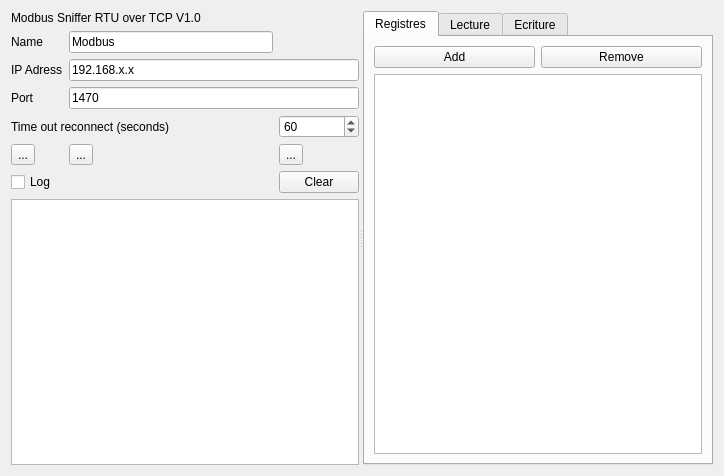
<?xml version="1.0" encoding="UTF-8"?>
<ui version="4.0">
 <class>ModbusUI</class>
 <widget class="QWidget" name="ModbusUI">
  <property name="geometry">
   <rect>
    <x>0</x>
    <y>0</y>
    <width>724</width>
    <height>476</height>
   </rect>
  </property>
  <property name="sizePolicy">
   <sizepolicy hsizetype="Preferred" vsizetype="Preferred">
    <horstretch>0</horstretch>
    <verstretch>0</verstretch>
   </sizepolicy>
  </property>
  <property name="minimumSize">
   <size>
    <width>0</width>
    <height>0</height>
   </size>
  </property>
  <property name="windowTitle">
   <string>Modbus</string>
  </property>
  <layout class="QGridLayout" name="gridLayout_3">
   <item row="0" column="0">
    <widget class="QSplitter" name="splitter">
     <property name="orientation">
      <enum>Qt::Orientation::Horizontal</enum>
     </property>
     <widget class="QWidget" name="layoutWidget">
      <layout class="QGridLayout" name="gridLayout">
       <property name="sizeConstraint">
        <enum>QLayout::SizeConstraint::SetDefaultConstraint</enum>
       </property>
       <item row="1" column="1">
        <widget class="QLineEdit" name="editName">
         <property name="text">
          <string>Modbus</string>
         </property>
        </widget>
       </item>
       <item row="7" column="0">
        <widget class="QCheckBox" name="checkBoxLog">
         <property name="text">
          <string>Log</string>
         </property>
        </widget>
       </item>
       <item row="2" column="0">
        <widget class="QLabel" name="label">
         <property name="text">
          <string>IP Adress</string>
         </property>
        </widget>
       </item>
       <item row="1" column="0">
        <widget class="QLabel" name="labelName">
         <property name="text">
          <string>Name</string>
         </property>
        </widget>
       </item>
       <item row="6" column="2">
        <widget class="QToolButton" name="toolButtonTcpState">
         <property name="text">
          <string>...</string>
         </property>
         <property name="icon">
          <iconset>
           <normaloff>:/images/images/stop.png</normaloff>:/images/images/stop.png</iconset>
         </property>
         <property name="iconSize">
          <size>
           <width>32</width>
           <height>32</height>
          </size>
         </property>
        </widget>
       </item>
       <item row="2" column="1" colspan="2">
        <widget class="QLineEdit" name="editIP">
         <property name="text">
          <string>192.168.x.x</string>
         </property>
        </widget>
       </item>
       <item row="0" column="0" colspan="2">
        <widget class="QLabel" name="labelInterfaceName">
         <property name="text">
          <string>Modbus Sniffer RTU over TCP V1.0</string>
         </property>
        </widget>
       </item>
       <item row="6" column="1">
        <widget class="QToolButton" name="Stop">
         <property name="text">
          <string>...</string>
         </property>
         <property name="icon">
          <iconset resource="ModbusSniffer.qrc">
           <normaloff>:/images/pause.png</normaloff>:/images/pause.png</iconset>
         </property>
         <property name="iconSize">
          <size>
           <width>32</width>
           <height>32</height>
          </size>
         </property>
        </widget>
       </item>
       <item row="3" column="1" colspan="2">
        <widget class="QLineEdit" name="editPort">
         <property name="text">
          <string>1470</string>
         </property>
        </widget>
       </item>
       <item row="7" column="2">
        <widget class="QPushButton" name="pushButtonClearLog">
         <property name="text">
          <string>Clear</string>
         </property>
        </widget>
       </item>
       <item row="6" column="0">
        <widget class="QToolButton" name="Start">
         <property name="text">
          <string>...</string>
         </property>
         <property name="icon">
          <iconset resource="ModbusSniffer.qrc">
           <normaloff>:/images/play.png</normaloff>:/images/play.png</iconset>
         </property>
         <property name="iconSize">
          <size>
           <width>32</width>
           <height>32</height>
          </size>
         </property>
        </widget>
       </item>
       <item row="9" column="0" colspan="3">
        <widget class="QTextEdit" name="logTxt">
         <property name="sizePolicy">
          <sizepolicy hsizetype="Expanding" vsizetype="Expanding">
           <horstretch>0</horstretch>
           <verstretch>0</verstretch>
          </sizepolicy>
         </property>
        </widget>
       </item>
       <item row="3" column="0">
        <widget class="QLabel" name="label_2">
         <property name="text">
          <string>Port</string>
         </property>
        </widget>
       </item>
       <item row="4" column="2">
        <widget class="QSpinBox" name="spinBoxConnectionTimeOut">
         <property name="minimum">
          <number>10</number>
         </property>
         <property name="maximum">
          <number>9999</number>
         </property>
         <property name="value">
          <number>60</number>
         </property>
        </widget>
       </item>
       <item row="4" column="0" colspan="2">
        <widget class="QLabel" name="label_3">
         <property name="text">
          <string>Time out reconnect (seconds)</string>
         </property>
        </widget>
       </item>
      </layout>
     </widget>
     <widget class="QWidget" name="layoutWidget">
      <layout class="QGridLayout" name="gridLayout_2">
       <item row="0" column="0">
        <widget class="QTabWidget" name="tabWidget">
         <property name="currentIndex">
          <number>0</number>
         </property>
         <widget class="QWidget" name="tab_registres">
          <attribute name="title">
           <string>Registres</string>
          </attribute>
          <layout class="QGridLayout" name="gridLayout_5">
           <item row="0" column="0">
            <layout class="QGridLayout" name="gridLayout_4">
             <item row="1" column="0" colspan="2">
              <widget class="QTableWidget" name="deviceTable"/>
             </item>
             <item row="0" column="1">
              <widget class="QPushButton" name="RemoveButton">
               <property name="text">
                <string>Remove</string>
               </property>
              </widget>
             </item>
             <item row="0" column="0">
              <widget class="QPushButton" name="AddButton">
               <property name="text">
                <string>Add</string>
               </property>
              </widget>
             </item>
            </layout>
           </item>
          </layout>
         </widget>
         <widget class="QWidget" name="tab_read">
          <attribute name="title">
           <string>Lecture</string>
          </attribute>
          <layout class="QGridLayout" name="gridLayout_6">
           <item row="1" column="0">
            <widget class="QTableWidget" name="m_table"/>
           </item>
           <item row="0" column="0">
            <widget class="QPushButton" name="AddRegisterButton">
             <property name="text">
              <string>Add</string>
             </property>
            </widget>
           </item>
          </layout>
         </widget>
         <widget class="QWidget" name="tab_write">
          <attribute name="title">
           <string>Ecriture</string>
          </attribute>
          <layout class="QGridLayout" name="gridLayout_7">
           <item row="0" column="0">
            <widget class="QTableWidget" name="w_table"/>
           </item>
          </layout>
         </widget>
        </widget>
       </item>
      </layout>
     </widget>
    </widget>
   </item>
  </layout>
 </widget>
 <resources>
  <include location="ModbusSniffer.qrc"/>
 </resources>
 <connections/>
</ui>
